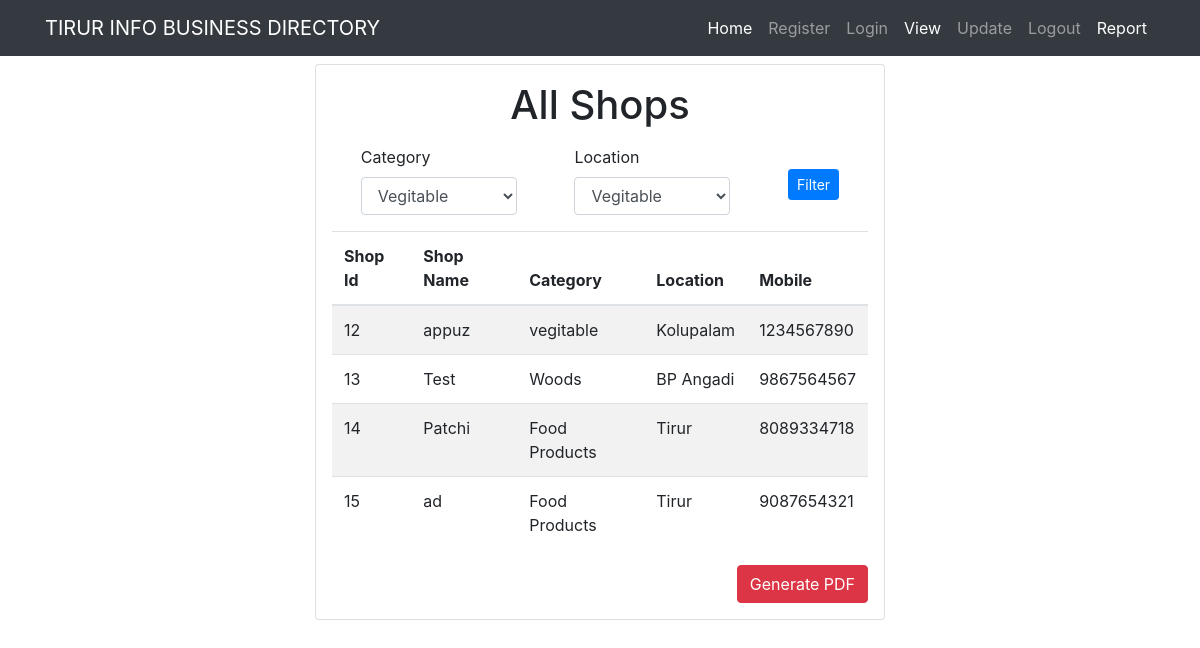
Screenshot of /reporter.php (signed in) with the database file from the repository.
### tables this page shows
CREATE TABLE `shop` (
  `shopid` int(11) NOT NULL,
  `userid` int(11) NOT NULL,
  `shopname` varchar(50) NOT NULL,
  `category` varchar(30) NOT NULL,
  `place` varchar(45) NOT NULL,
  `mobile` varchar(12) NOT NULL
);

### reporter.php (the view, shortened to what this page needs)
<!DOCTYPE html>
<html lang="en">
<head>
    <link rel="stylesheet" href="https://maxcdn.bootstrapcdn.com/bootstrap/4.0.0/css/bootstrap.min.css">
    <link rel="stylesheet" href="./tirur.css">
</head>
<body>
    <nav class="navbar navbar-expand-md navbar-dark fixed-top bg-dark">
        <div class="container">
        <a class="navbar-brand" href="index.html">TIRUR INFO BUSINESS DIRECTORY</a>
          <div class="collapse navbar-collapse" id="menu">
            <ul class="navbar-nav ml-auto">
              <li class="nav-item active">
                <a class="nav-link" href="index.html">Home</a>
              </li>
              <li class="nav-item">
                <a class="nav-link" href="register.html">Register</a>
              </li>
              <li class="nav-item">
                <a class="nav-link" href="login.html">Login</a>
              </li>
              <li class="nav-item active">
                <a class="nav-link" href="view.php">View</a>
              </li>
              <li class="nav-item">
                <a class="nav-link" href="update.php">Update</a>
              </li>
              <li class="nav-item">
                <a class="nav-link" href="logout.php">Logout</a>
              </li>
              <li class="nav-item active">
                <a class="nav-link" href="report.php">Report</a>
              </li>
              </ul>
            </div>
    </nav>
<section class="mt-5">
    <div class="container-fluid pt-3">
        <div class="row justify-content-center align-items-center">
            <div class="col-sm-12 col-md-6 col-lg-6 ">
                <div class="card p-3">
                    <h1 class="text-center mb-3">All Shops</h1>
                        <form class="d-flex justify-content-around" action="reporter.php" method="post">
                            <div class="form-group">
                            <label for="category">Category</label>
                            <select class="form-control" name="category" >
                                <option value="vegitable">Vegitable</option>
                            </select>
                        </div>
                        <div class="form-group">
                            <label for="category">Location</label>
                            <select class="form-control" name="category" >
                                <option value="vegitable">Vegitable</option>
                            </select>
                            </div>
                            <div class="d-flex flex-column mt-4">
                            <button type="submit" class="btn btn-primary btn-sm">
                                Filter
                            </button>
                            </div>
                        </form>
                    <table class="table table-striped">
  <thead>
    <tr>
      <th scope="col">Shop Id</th>
      <th scope="col">Shop Name</th>
      <th scope="col">Category</th>
      <th scope="col">Location</th>
      <th scope="col">Mobile</th>
    </tr>
  </thead>
  <tbody>
    <?php
     $uid = $_SESSION["userid"];
     if($uid){
      $con = mysql_connect("localhost","root","");
      if(!$con){
        die("Could not connect to database".mysql_error());
      } else {
       $sql = "SELECT * FROM  shop";
       $result = mysql_query($sql,$con);
       while($row = mysql_fetch_array($result)){
         echo "<tr>";
         echo "<td>";
         echo $row["shopid"];
         echo "</td>";
         echo "<td>";
         echo $row["shopname"];
         echo "</td>";
         echo "<td>";
         echo $row["category"];
         echo "</td>";
         echo "<td>";
         echo $row["place"];
         echo "</td>";
         echo "<td>";
         echo $row["mobile"];
         echo "</td>";
         echo "</tr>";
       }
      }
     } else {
       echo "<p class='text-center lead text-danger'>You need to authenticate first.</p>";
     }
    ?>
  </tbody>
</table>
    <div class="d-flex justify-content-end">
            <button class="btn btn-danger">Generate PDF</button>
        </div>
                </div>
            </div>
        </div>
    </div>
</section>
</body>
</html>

### rows the page displays
shop: shopid "12", shopname "appuz", category "vegitable", place "Kolupalam", mobile "1234567890"
shop: shopid "13", shopname "Test", category "Woods", place "BP Angadi", mobile "9867564567"
shop: shopid "14", shopname "Patchi", category "Food Products", place "Tirur", mobile "8089334718"
shop: shopid "15", shopname "ad", category "Food Products", place "Tirur", mobile "9087654321"
